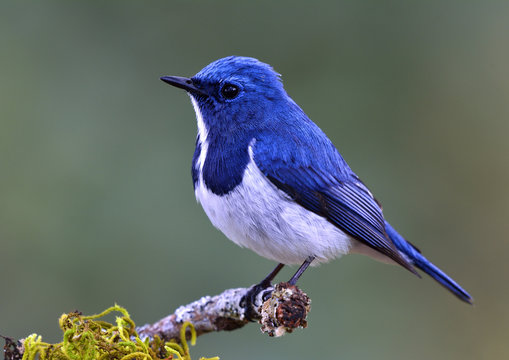
#> input picture Computer Vision/bird.jpg, 509 x 360 px
$ jupyter execute tutorial1.ipynb
#> lines starting #> are read from the running program, lines starting #| are printed output that depends on the picture
[cell 1]
import cv2

[cell 2]
img1 = cv2.imread('bird.jpg',1)
#> img1 is the input picture: shape (360, 509, 3); mean B, G, R 104.5, 106.1, 97.7
print(img1.shape)
#| (360, 509, 3)
cv2.imshow('Image Test', img1)
cv2.waitKey(0)
cv2.destroyAllWindows()

cv2.imwrite('bird_as_png.png', img1)
#> Out = True

[cell 3]
img1 = cv2.imread('bird.jpg',0)
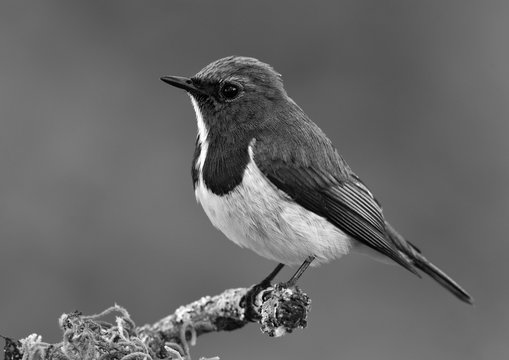
#> img1: shape (360, 509); min 0, max 255, mean 103.4
print(img1.shape)
#| (360, 509)
cv2.imshow('Image Test', img1)
k = cv2.waitKey(0)
#> (key Esc is pressed here)
if k == ord('s'):
    cv2.imwrite('bird_as_gray.png', img1)
    print("L'Image a été Sauvegardée !")
else:
    cv2.destroyAllWindows()
    print("Les fenétre ont été détruites !")
